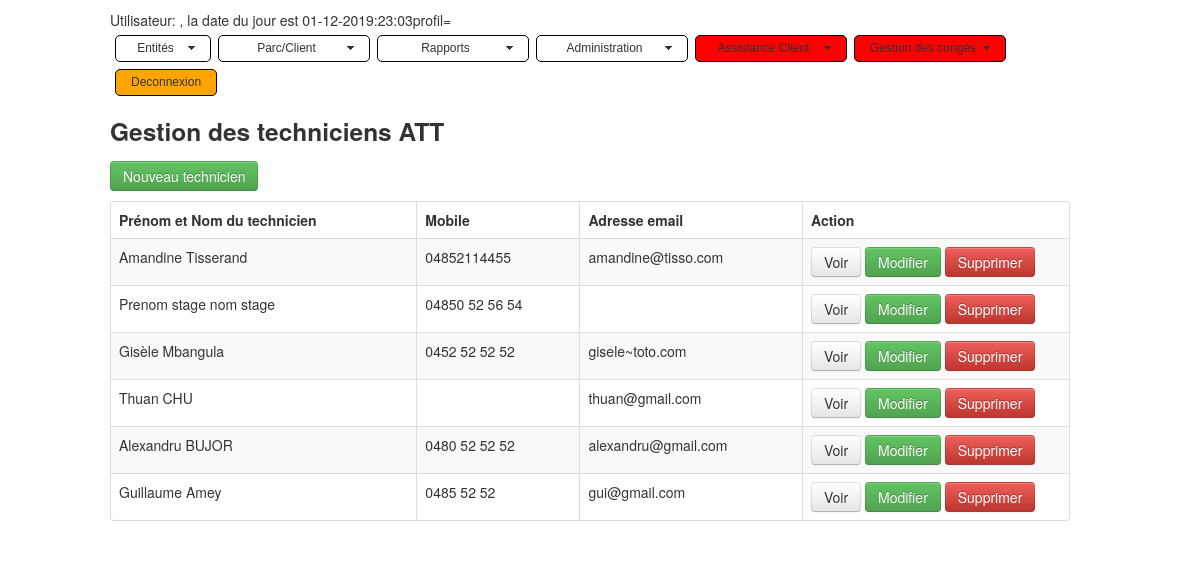
/index_techstaff.php, run on the app's committed database.
### tables this page shows
CREATE TABLE IF NOT EXISTS `tictan_tecstaff` (
  `id` int(11) NOT NULL AUTO_INCREMENT,
  `name` varchar(255) DEFAULT NULL,
  `firstName` varchar(255) NOT NULL,
  `mobile` varchar(255) DEFAULT NULL,
  `email` varchar(255) DEFAULT NULL,
  `comment` text,
  `is_deleted` tinyint(1) NOT NULL DEFAULT '0',
  `address` text,
  `postcode` varchar(255) DEFAULT NULL,
  `town` varchar(255) DEFAULT NULL,
  `state` varchar(255) DEFAULT NULL,
  `country` varchar(255) DEFAULT NULL,
  `author` varchar(255) DEFAULT NULL,
  `mod_date` date DEFAULT NULL,
  PRIMARY KEY (`id`),
  KEY `name` (`name`),
  KEY `is_deleted` (`is_deleted`)
);

### index_techstaff.php (the view, shortened to what this page needs)
<!DOCTYPE html>
<html lang="en">
<head>
    <link   href="css/bootstrap.min.css" rel="stylesheet">
	<link rel="stylesheet" href="./css/mbcsmbmcp.css" type="text/css" />
</head>
<body>
<div class="container">
	<div class="row">
	</div>
</div>
    <div class="container">
            <div class="row">
                <h3>Gestion des techniciens ATT</h3>
            </div>
            <div class="row">
                <p>
                    <a href="create_techstaff.php" class="btn btn-success">Nouveau technicien</a>
                </p>
                <table class="table table-striped table-bordered">
                      <thead>
                        <tr>
						  <th>Prénom et Nom du technicien</th>
                          <th>Mobile</th>
                          <th>Adresse email</th>
                          <th>Action</th>
                        </tr>
                      </thead>
                      <tbody>
                      <?php
                       $pdo = Database::connect();
				   $sql = 'select * from tictan_tecstaff where is_deleted=0 order by name DESC';
							foreach ($pdo->query($sql) as $row) {
                            echo '<tr>';
							echo '<td>'. $row['firstName'] . '   ' . $row['name'].'</td>';
							echo '<td>'. $row['mobile'] . '</td>';
							echo '<td>'. $row['email'] . '</td>';
   							echo '<td width=250>';
                            echo '<a class="btn" href="read_techstaff.php?id='.$row['id'].'">Voir</a>';
                            echo '<a class="btn btn-success" href="update_techstaff.php?id='.$row['id'].'">Modifier</a>';
                            echo '<a class="btn btn-danger" href="delete_techstaff.php?id='.$row['id'].'">Supprimer</a>';
                            echo '</td>';
                            echo '</tr>';
                       }
                      ?>
                      </tbody>
                </table>
        </div>
    </div>
  </body>
</html>

### data on the page
tictan_tecstaff: firstName "Amandine", name "Tisserand", mobile "04852114455", email "amandine@tisso.com"
tictan_tecstaff: firstName "Prenom stage", name "nom stage", mobile "04850 52 56 54"
tictan_tecstaff: firstName "Gisèle", name "Mbangula", mobile "0452 52 52 52", email "gisele~toto.com"
tictan_tecstaff: firstName "Thuan", name "CHU", email "thuan@gmail.com"
tictan_tecstaff: firstName "Alexandru", name "BUJOR", mobile "0480 52 52 52", email "alexandru@gmail.com"
tictan_tecstaff: firstName "Guillaume", name "Amey", mobile "0485 52 52", email "gui@gmail.com"
